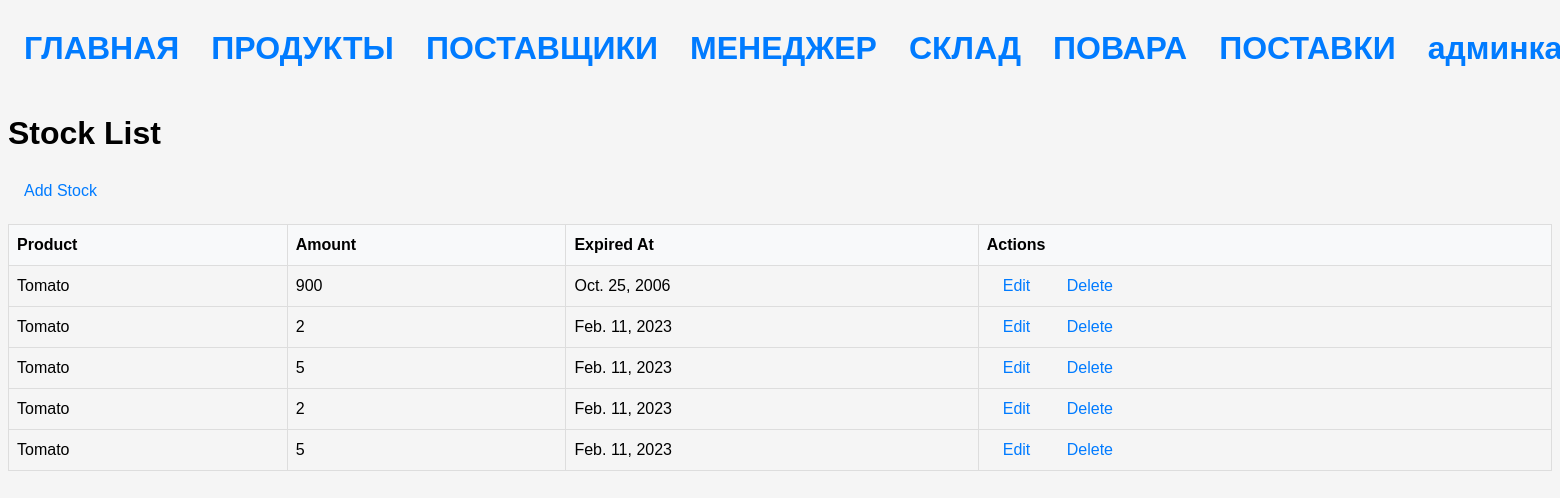
Before: /stock/ with the older database file.
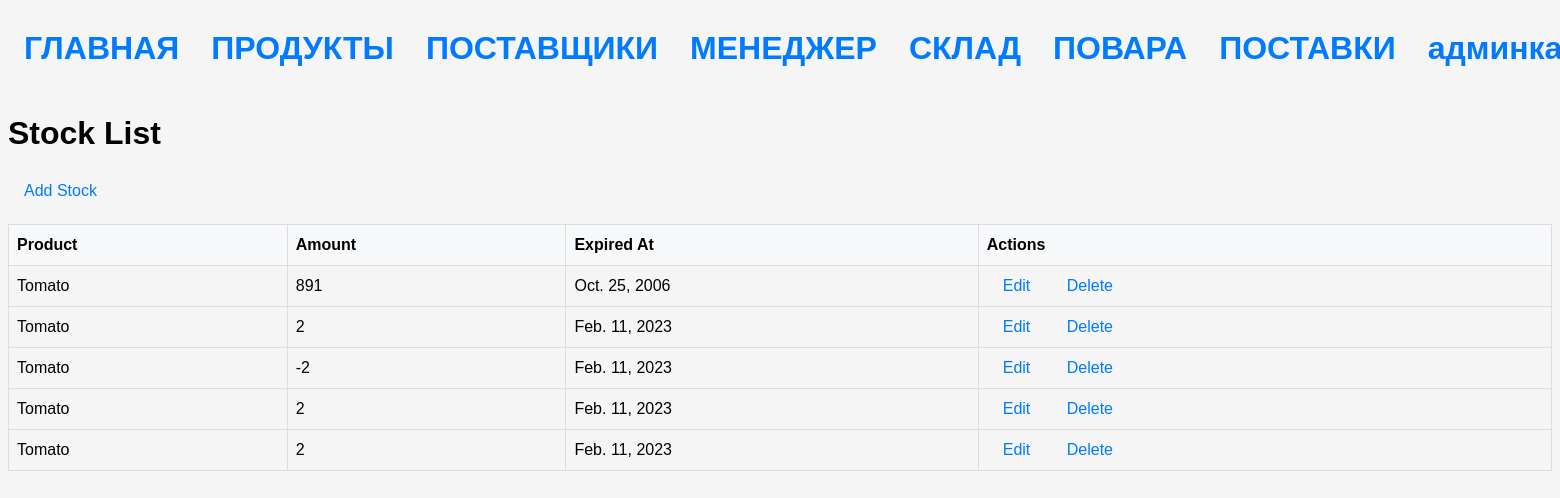
After: the same page with the newer database file.
### stock/models.py (models this page shows, shortened)
class StockProduct(Model):
    product = models.ForeignKey(Product, on_delete=models.CASCADE)
    amount = models.IntegerField()
    expired_at = models.DateField()

class Product(Model):
    name = models.CharField(max_length=64)
    term = models.IntegerField()
    measure = models.ForeignKey(Measure, on_delete=models.CASCADE)
    def __str__(self):
        return self.name

### stock/views.py (the view)
# urls.py: path('stock/', StockListView.as_view(), name='stock'),
class StockListView(ListView):
    model = StockProduct
    template_name = 'stock/stock_list.html'
    context_object_name = 'stocks'

### templates/stock/stock_list.html (shortened to what this page needs)
{% extends 'base.html' %}
{% block content %}
  <h1>Stock List</h1>
  <a href="{% url 'create_stock' %}">Add Stock</a>
  <table>
    <thead>
      <tr>
        <th>Product</th>
        <th>Amount</th>
        <th>Expired At</th>
        <th>Actions</th>
      </tr>
    </thead>
    <tbody>
      {% for stock in stocks %}
        <tr>
          <td>{{ stock.product }}</td>
          <td>{{ stock.amount }}</td>
          <td>{{ stock.expired_at }}</td>
          <td>
            <a href="{% url 'update_stock' stock.pk %}">Edit</a>
            <a href="{% url 'delete_stock' stock.pk %}">Delete</a>
          </td>
        </tr>
      {% endfor %}
    </tbody>
  </table>
{% endblock %}

Changed rows visible on the page:
changed StockProduct "Oct. 25, 2006": amount "900" → "891"
changed StockProduct (number 3 of 5 on the later page): amount "5" → "-2"
changed StockProduct (number 5 of 5 on the later page): amount "5" → "2"
